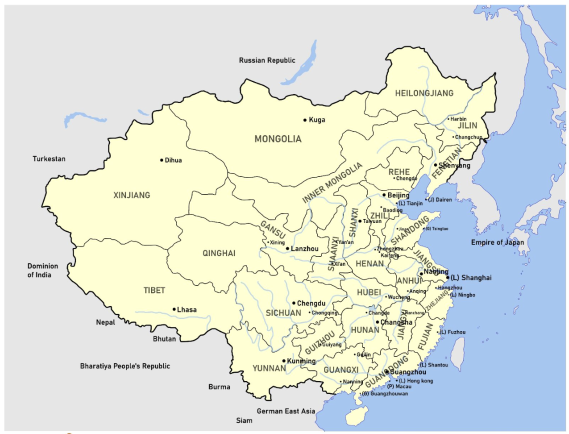
#> input picture frontend/scripts/reference-map/guide-map.png, 1138 x 868 px (shown at 1/2 size)
$ python -i trace-reference-borders.py   (imports and definitions only)
#> lines starting #> are read from the running program, lines starting #| are printed output that depends on the picture; after the words box and inside, x2 and y2 are one past the last pixel; in counts of white or black regions, pixels touching at a corner belong together
#> further down, picture is the input picture: shape (868, 1138, 3); mean B, G, R 218.8, 226.5, 220.7
"""Redraw the province borders in lib/map/qingGeometry.json from the guides'
reference map (scripts/reference-map/guide-map.png).

build-qing-map.mjs builds provinces out of modern ones, which leaves stray
internal lines and a rough Rehe. This keeps that build's coastline and outer
border but takes every internal border from the reference image:

  1. Split the image into regions along its border lines.
  2. Give each region to the province it mostly overlaps in the current
     geometry (OVERRIDES fixes the few the modern borders get wrong).
  3. Trace smooth shared borders, move them onto the map with an affine fit
     on the big city dots, and clip them to the current land outline.

Run after build-qing-map.mjs (needs numpy, scipy, scikit-image, shapely, Pillow):

  python3 scripts/trace-reference-borders.py
"""

from __future__ import annotations

import json
from pathlib import Path

import numpy as np
import shapely
from PIL import Image, ImageDraw
from scipy import ndimage as ndi
from shapely.geometry import Point, Polygon
from shapely.geometry.polygon import orient
from shapely.ops import polylabel, unary_union
from skimage.measure import find_contours
from skimage.morphology import binary_closing, disk

HERE = Path(__file__).parent
GEOMETRY = HERE.parent / "lib" / "map" / "qingGeometry.json"
REFERENCE = HERE / "reference-map" / "guide-map.png"

# Big city dots in the reference image (pixels) used for the alignment;
# each is snapped to the dot's centre.
CITY_DOTS = {
    "Kuga": (610, 240), "Dihua": (323, 320), "Beijing": (767, 389), "Lanzhou": (575, 496),
    "Lhasa": (348, 618), "Chengdu": (588, 605), "Kunming": (567, 721), "Guangzhou": (773, 744),
    "Changsha": (755, 644), "Nanjing": (843, 547), "Shanghai": (895, 553), "Shenyang": (870, 329),
    "Taiyuan": (718, 441),
}

# Regions (by a pixel inside them) whose province the modern borders get
# wrong. East of Harbin the reference has no border line, only the river, and
# the JILIN label sits south of it.
OVERRIDES = {(970, 205): "jilin"}


# [13 lines left out: functions rings, even_odd, not called in this run]


def regions(im: np.ndarray) -> np.ndarray:
    """Label the areas enclosed by border lines. Anything that isn't pale land
    or river blue (lines, text, dots) separates them."""
    r, g, b = im[..., 0], im[..., 1], im[..., 2]
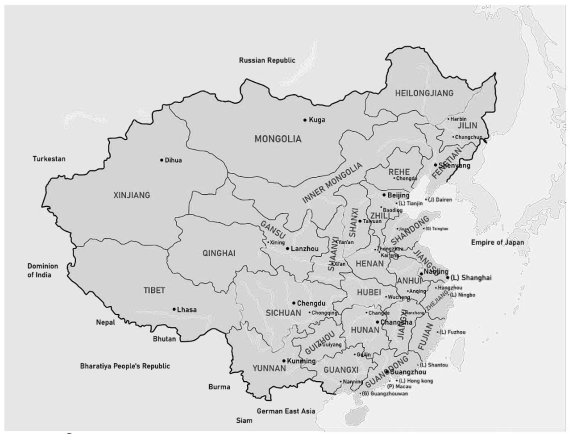
#> r: shape (868, 1138) (shown at 1/2 size); min 0, max 255, mean 218.8
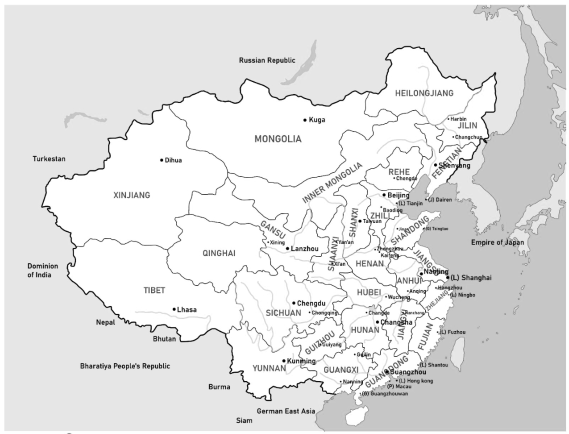
#> g: shape (868, 1138) (shown at 1/2 size); min 0, max 255, mean 226.5
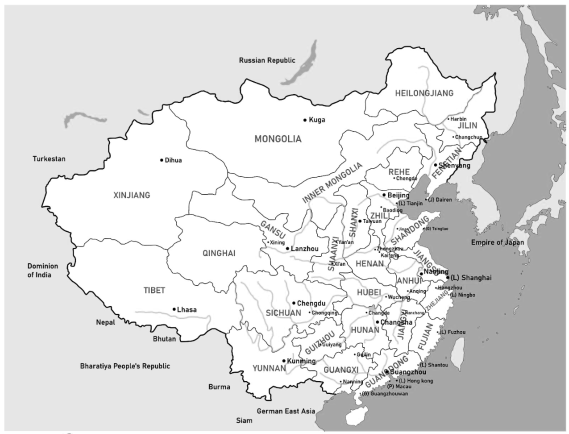
#> b: shape (868, 1138) (shown at 1/2 size); min 0, max 255, mean 220.7
    yellow = (r > 200) & (g > 200) & (r - b > 15)
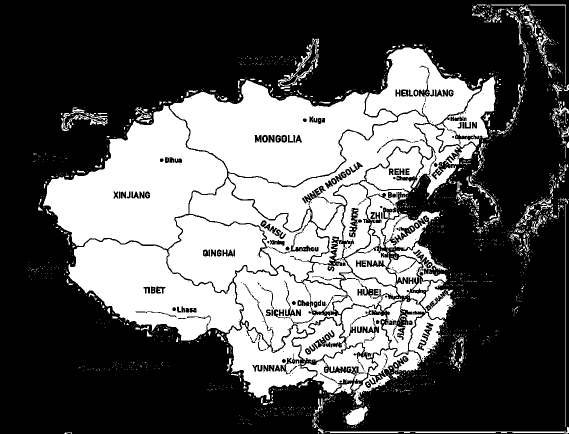
#> yellow: shape (868, 1138) bool (shown at 1/2 size); 36.3% white; 1883 white regions (1677 under 20 px), largest, box (x1, y1, x2, y2) and area: (86, 211, 454, 498) 55859, (340, 160, 794, 372) 50394, (137, 478, 486, 681) 38022
    land = ndi.binary_fill_holes(
        binary_closing(yellow | ((im.mean(2) < 170) & ndi.binary_dilation(yellow, iterations=3)), disk(4))
    )
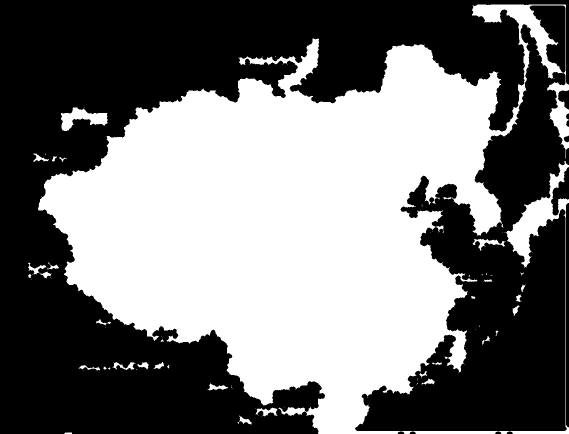
#> land: shape (868, 1138) bool (shown at 1/2 size); 46.7% white; 90 white regions (59 under 20 px), largest, box (x1, y1, x2, y2) and area: (76, 9, 1138, 868) 454509, (122, 215, 215, 262) 2160, (945, 478, 1011, 501) 517
    open_land = ((r > 235) & (g > 235) & (r - b > 25)) | ((b - r > 25) & (b > 200))
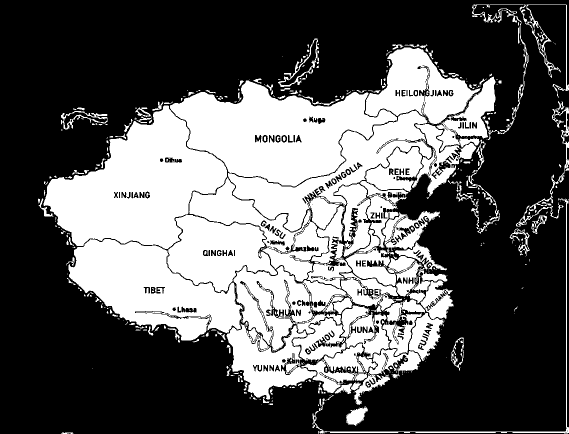
#> open_land: shape (868, 1138) bool (shown at 1/2 size); 36.6% white; 567 white regions (403 under 20 px), largest, box (x1, y1, x2, y2) and area: (87, 211, 454, 498) 56279, (340, 161, 794, 373) 50799, (137, 478, 486, 681) 38043
    lab, _ = ndi.label(land & open_land)
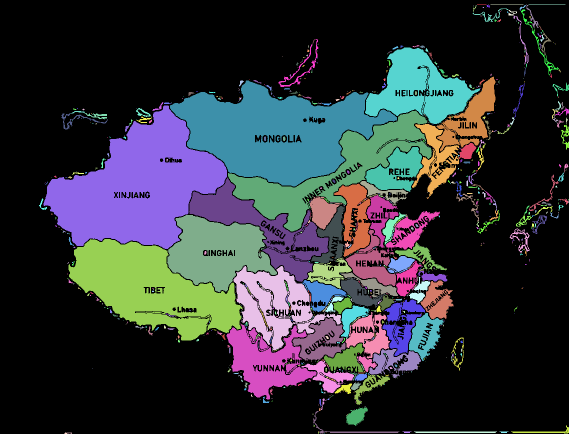
#> lab: shape (868, 1138) int32 (shown at 1/2 size); 1166 distinct labels, from 0 to 1165; one colour per label, 0 black
    return lab


# [99 lines left out: functions city_fit, main, not called in this run]


# [2 lines not run here, left out]

>>> import cv2
>>> picture = cv2.imread('reference-map/guide-map.png')
>>> result = regions(picture)
